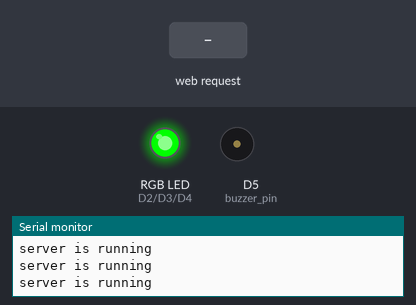
Bench run of a sketch on a simulated ESP8266 (NodeMCU). Shown: an RGB LED mixed from three pins (HIGH = lit), buzzer (waves = sounding), the last lines printed to the serial monitor. The inputs (shaded band) are chosen by the test bench. WiFi joins after 1.5 s; servers stay silent unless stated.

Above: at 2.7 s.
2.8 s: HTTP request GET /setWildStatus?s=1 received
At 4.3 s:
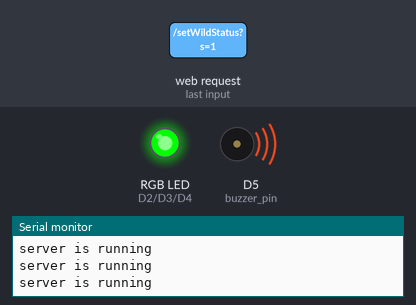
At 5.7 s:
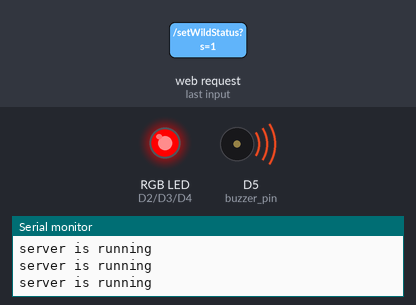
5.8 s: HTTP request GET /setWildStatus?s=0 received
At 7.9 s:
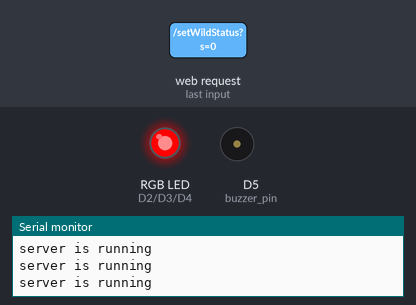
Timing chart, 0 to 9.5 s (numbered marks = the images above; inputs shaded):
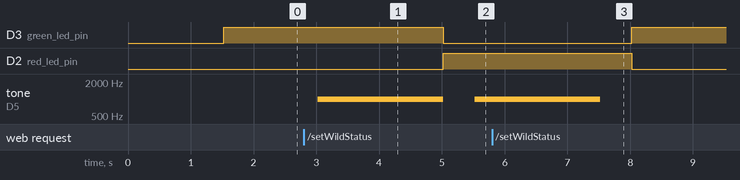

The sketch:

Alarm.ino
```cpp
#include <ESP8266WiFi.h>
#include <ESP8266WebServer.h>

#include <ArduinoJson.h>


// Set the PORT for the web server
ESP8266WebServer server(80);

// The WiFi details
const char* ssid = "WI_Router";
const char* password = "retouR_IW";


// Initialise the RGB puns
const int red_led_pin = D2;
const int green_led_pin = D3;
const int blue_led_pin = D4;


 // Buzzer
 const int buzzer_pin = D5;
 int signaled = false;


bool wild = false;  // defaulting to false

void setup() {
  // put your setup code here, to run once:

 // Connect tot he wifi network
  WiFi.begin(ssid, password);

  // put your setup code here, to run once:
  pinMode(red_led_pin, OUTPUT);
  pinMode(green_led_pin, OUTPUT);
  pinMode(blue_led_pin, OUTPUT);


  // Buzzer
  // Set the buzzer to OUTPUT
  pinMode(buzzer_pin, OUTPUT);
  //No sound to start with
  digitalWrite(buzzer_pin, LOW);


  // Start the serial to debug the values
  Serial.begin(9600);

  // Wait for connection
  while (WiFi.status() != WL_CONNECTED) {
    delay(500);
    Serial.println("Waiting to connect...");
  }

  // Print the board IP address
  Serial.print("IP address:" );
  Serial.println(WiFi.localIP());


  server.on("/setWildStatus", setWildStatus); // Get the wild animal status
  // if the animal is a wild animal , call this with http://ip/setWildStatus?s=1 and this turns wild to true
  // if the animal is not a wild animal , call this with http://ip/setWildStatus?s=0 and this turns wild to false
  // For my testing , I reserved the mac address of the ESP8266 on my router and the ip will always be 192.168.0.187
  // so the call will be :-
  // http://192.168.0.187/setWildStatus?s=1 to turn the alarm on , and set wild status to true
  // and http://192.168.0.187/setWildStatus?s=0 to turn the alarm off , and set the wild status to off


  server.begin(); // Start the server
  Serial.println("Server listening");


}

void loop() {
  // put your main code here, to run repeatedly:
  // This will keeo the server and serial monitor available
  Serial.println("server is running");

  // Handling of incoming client requests
  server.handleClient();

  // put your main code here, to run repeatedly:
  if (isWild()) {
    AlertSystemOn();
  }
  else
  {
    SafeOn();
  }
}

bool isWild()
{

  if (wild == true)
  {
    return true; // wild animal
  }
  else return false;

}

void AlertSystemOn()
{
  // turn on buzzer
  turnBuzzerOn();


 // turn red light on
 rgbLed(255,0,0);
    delay(500);
}


void SafeOn()
{

  // turn off buzzer
  turnBuzzerOff();

  // turn green light on
  rgbLed(0,255,0);
    delay(500);
}


// add an extra standby mode one
// and turn the light to blue


void rgbLed(int red_led_amount, int green_led_amount , int blue_led_amount)
{
  analogWrite(red_led_pin, red_led_amount);
  analogWrite(green_led_pin, green_led_amount);
  analogWrite(blue_led_pin, blue_led_amount);
}


// trun buzzer on when wild
void turnBuzzerOn()
{
  tone(buzzer_pin, 1000);
  delay(2000);
  noTone(buzzer_pin);
  signaled = true;
}


// turn buzzer off when safe
void turnBuzzerOff()
{
  noTone(buzzer_pin);
  signaled = false;

}

// add utility function here to read the status of the wild animal

void setWildStatus() {
  // Utility function to pass the status of the wild animal and will be called from the AI engine based on the analytics
  int query_string = 0;
  if (server.arg("s") != "") { // Parameter found
    // Parse the value from the query
    query_string = server.arg("s").toInt();

    // Check the value and update the wild variable accordingly
    if (query_string == 1)
    {
      wild = true;
    }
    else
    {
      wild = false;
    }
 }


  }
```

Measured:
- after the input at 2.8 s, D3 (green_led_pin): HIGH → LOW after 2.2 s; D2 (red_led_pin): LOW → HIGH after 2.2 s; tone on D5 (buzzer_pin): silent → 1000 Hz after 0.23 s, → silent 2.0 s later, → 1000 Hz 0.50 s later
- after the input at 5.8 s, D3 (green_led_pin): LOW → HIGH after 2.2 s; D2 (red_led_pin): HIGH → LOW after 2.2 s; tone on D5 (buzzer_pin): goes on until 7.5 s, then stays silent
